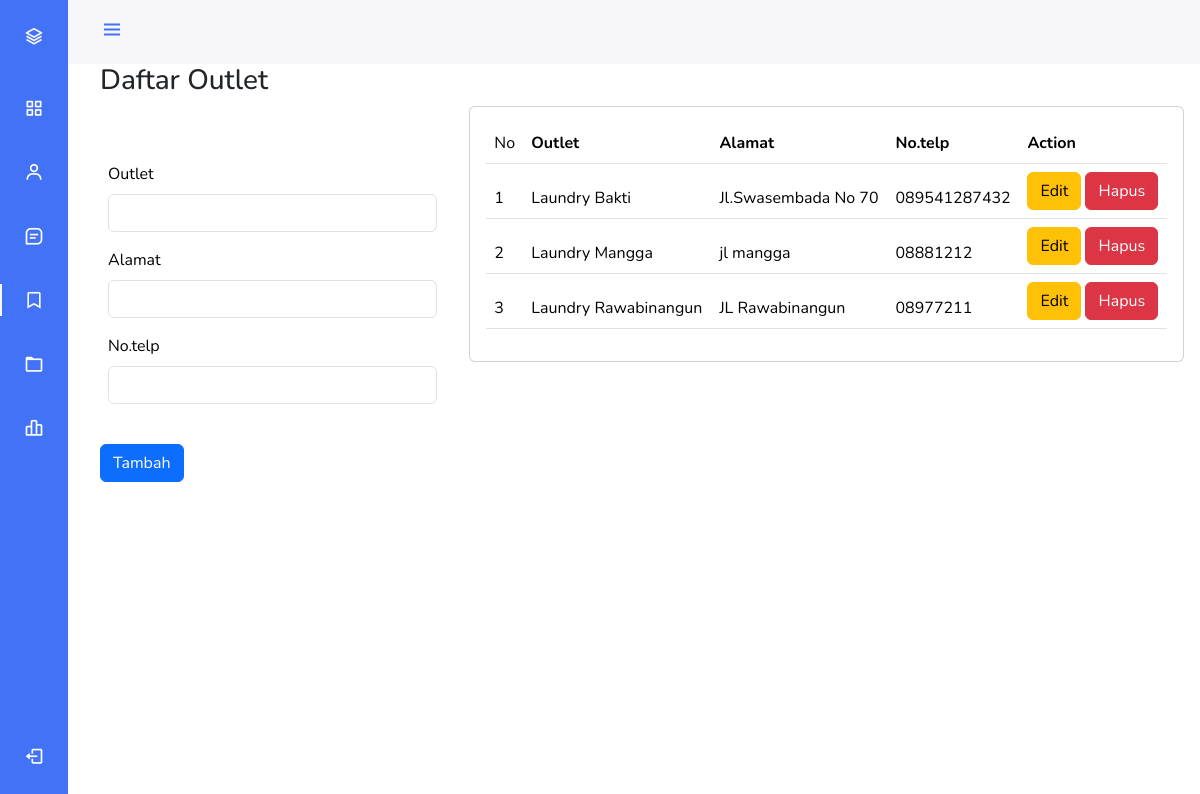
/outlet.php, run on the app's committed database.
### tables this page shows
CREATE TABLE `outlet` (
  `id_outlet` int(5) NOT NULL,
  `nama_outlet` varchar(100) NOT NULL,
  `alamat` text NOT NULL,
  `telp` varchar(13) NOT NULL
);

### outlet.php (the view, shortened to what this page needs)
<?php
require 'function.php';
$outlet = mysqli_query($conn,"SELECT * FROM outlet");
?>
<!DOCTYPE html>
<html lang="en">
<head>
    <link rel="stylesheet" href="asset/css/bootstrap.min.css">
    <link rel="stylesheet" href="https://cdnjs.cloudflare.com/ajax/libs/jquery/3.2.1/jquery.min.js">
    <link rel="stylesheet" href="https://cdn.jsdelivr.net/npm/boxicons@latest/css/boxicons.min.css">
</head>
<body>
    <?php include 'component/sidebar.php'?>
    <h3>Daftar Outlet</h3>
    <div class="row">
        <div class="col-4 addUser mt-5">
            <form action="" method="post">
                <table class="table table-borderless">
                    <tr>
                        <td>
                            <label for="" class="form-label">Outlet</label>
                            <input type="text" class="form-control" name="outlet">
                        </td>
                    </tr>
                    <tr>
                        <td>
                            <label for="" class="form-label">Alamat</label>
                            <input type="text" class="form-control" name="alamat">
                        </td>
                    <tr>
                        <td>
                            <label for="" class="form-label">No.telp</label>
                            <input type="number" class="form-control" name="telp">
                        </td>
                    </tr>
                </table>
                <button type="submit" class="btn btn-primary mt-3" name="tambah">Tambah</button>
            </form>
        </div>
        <div class="col-8 dataOutlet">
            <div class="card text-start">
              <div class="card-body">
                <table class="table">
                    <thead>
                        <tr>
                            <td>No</td>
                            <th>Outlet</th>
                            <th>Alamat</th>
                            <th>No.telp</th>
                            <th>Action</th>
                        </tr>
                    </thead>
                    <thead>
                        <?php $i = 1;?>
                        <?php foreach($outlet as $o):?>
                        <tr>
                            <td><?= $i++ ?></td>
                            <td><?= $o['nama_outlet']?></td>
                            <td><?= $o['alamat']?></td>
                            <td><?= $o['telp']?></td>
                            <td>
                                <a href="editoutlet.php?id_outlet=<?=$o['id_outlet']?>" class="btn btn-warning">Edit</a>
                                <a href="deleteoutlet.php?id_outlet=<?=$o['id_outlet']?>" class="btn btn-danger" onclick= "return confirm('Yakin ingin hapus data?    ')">Hapus</a>
                            </td>
                        </tr>
                        <?php endforeach;?>
                    </thead>
                </table>
              </div>
            </div>
        </div>
    </div>
</body>
</html>

### component/sidebar.php (style rules this page uses)
:root { --header-height: 3rem;--nav-width: 68px;--first-color: #4272f5;--first-color-light: white;--white-color: #F7F6FB;--body-font: 'Nunito', sans-serif;--normal-font-size: 1rem;--z-fixed: 100 }
*,::before,::after { box-sizing: border-box }
body { position: relative;margin: var(--header-height) 0 0 0;padding: 0 1rem;font-family: var(--body-font);font-size: var(--normal-font-size);transition: .5s }
a { text-decoration: none }
@media screen and (min-width: 768px) { body { margin: calc(var(--header-height) + 1rem) 0 0 0;padding-left: calc(var(--nav-width) + 2rem) } }

### data on the page
outlet: nama_outlet "Laundry Bakti", alamat "Jl.Swasembada No 70", telp "089541287432"
outlet: nama_outlet "Laundry Mangga", alamat "jl mangga", telp "08881212"
outlet: nama_outlet "Laundry Rawabinangun", alamat "JL Rawabinangun", telp "08977211"
